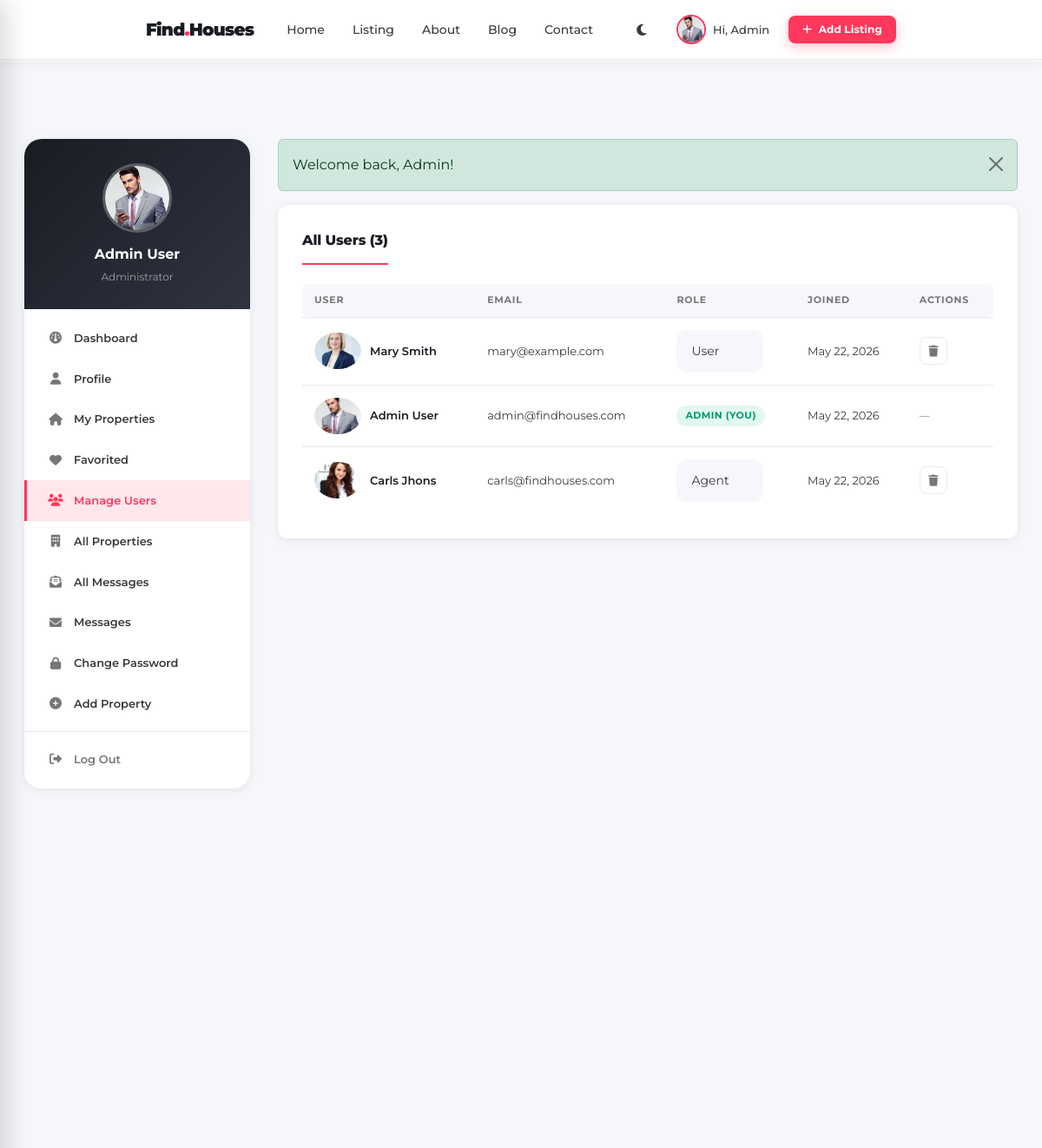
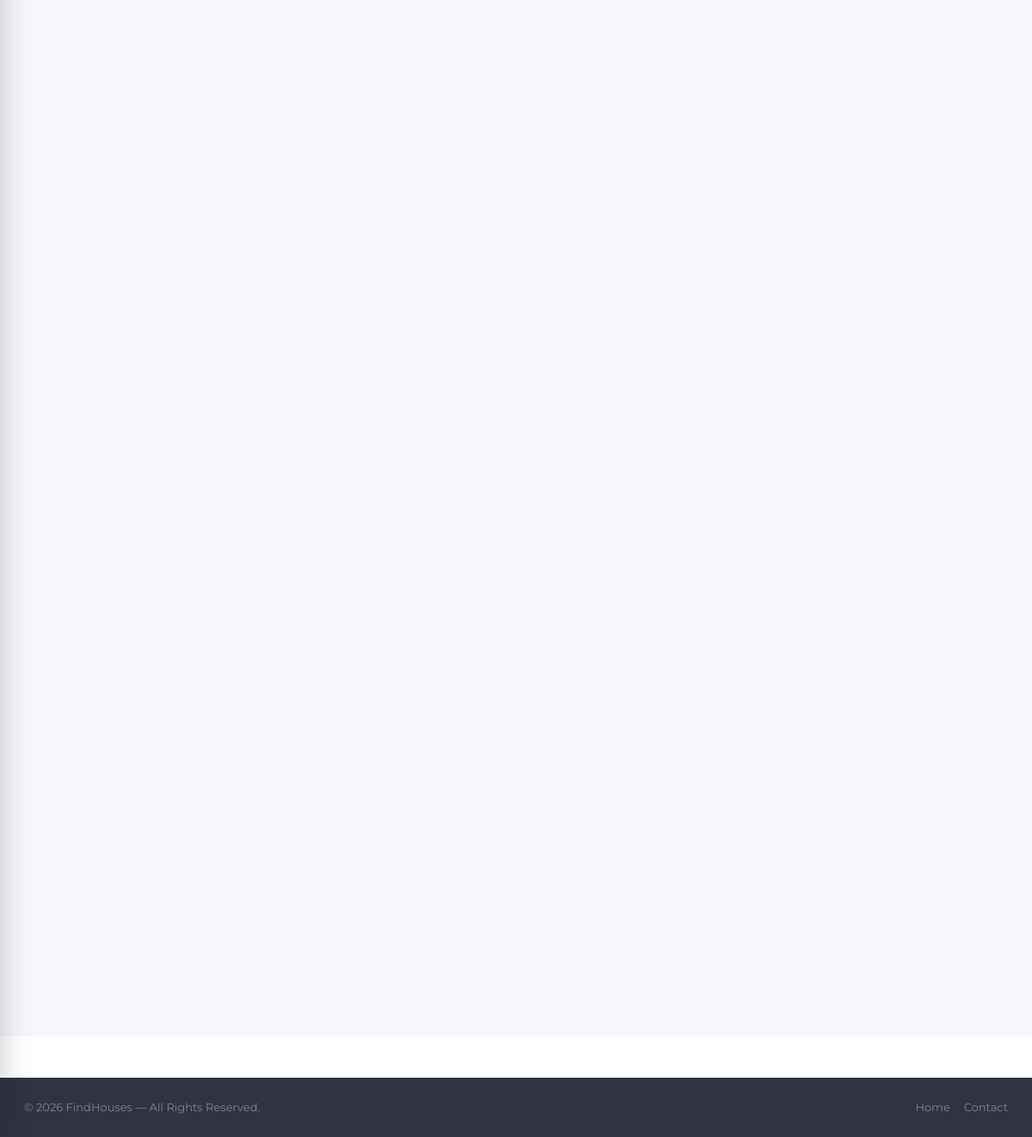
/admin-users.php (signed in), run on the app's committed database (2 pictures, top to bottom).
### tables this page shows
CREATE TABLE IF NOT EXISTS users (
    id            INT UNSIGNED     NOT NULL AUTO_INCREMENT,
    first_name    VARCHAR(80)      NOT NULL,
    last_name     VARCHAR(80)      NOT NULL,
    username      VARCHAR(80)      NOT NULL UNIQUE,
    email         VARCHAR(180)     NOT NULL UNIQUE,
    password_hash VARCHAR(255)     NOT NULL,
    phone         VARCHAR(30)               DEFAULT NULL,
    address       VARCHAR(255)              DEFAULT NULL,
    about         TEXT                      DEFAULT NULL,
    avatar        VARCHAR(255)              DEFAULT 'default-avatar.jpg',
    role          ENUM('user','agent','admin') NOT NULL DEFAULT 'user',
    created_at    DATETIME         NOT NULL DEFAULT CURRENT_TIMESTAMP,
    updated_at    DATETIME         NOT NULL DEFAULT CURRENT_TIMESTAMP ON UPDATE CURRENT_TIMESTAMP,
    PRIMARY KEY (id)
);

### includes/auth.php (called while the page is built, shortened)
<?php
function is_logged_in(): bool
{
    return isset($_SESSION['user_id']) && $_SESSION['user_id'] > 0;
}
function current_user(): ?array
{
    return [
        'id'         => $_SESSION['user_id'],
        'first_name' => $_SESSION['user_first_name'] ?? '',
        'last_name'  => $_SESSION['user_last_name']  ?? '',
        'email'      => $_SESSION['user_email']      ?? '',
        'role'       => $_SESSION['user_role']       ?? 'user',
        'avatar'     => $_SESSION['user_avatar']     ?? 'default-avatar.jpg',
        'username'   => $_SESSION['user_username']   ?? '',
    ];
}
function is_role(string $role): bool
{
    return ($_SESSION['user_role'] ?? '') === $role;
}
function is_admin(): bool
{
    return is_role('admin');
}
function is_agent_or_admin(): bool
{
    return is_admin() || is_agent();
}

### admin-users.php (the view, shortened to what this page needs)
<?php
$db = get_db();
$users = $db->query("SELECT * FROM users ORDER BY created_at DESC")->fetch_all(MYSQLI_ASSOC);
$dash_mode = true;
$dash_active = 'users';
$extra_css = '<link rel="stylesheet" href="css/dashboard.css">';
include __DIR__ . '/includes/header.php';
?>
  <section class="section section-grey">
    <div class="container">
      <div class="dashboard-wrap">
        <?php include __DIR__ . '/includes/dash-sidebar.php'; ?>
        <div class="dash-main">
          <?= render_flash() ?>
          <div class="dash-card">
            <div class="dash-card-title">All Users (<?= count($users) ?>)</div>
            <div class="table-scroll">
              <table class="dash-table">
                <thead>
                  <tr>
                    <th>User</th>
                    <th>Email</th>
                    <th>Role</th>
                    <th>Joined</th>
                    <th>Actions</th>
                  </tr>
                </thead>
                <tbody>
                  <?php foreach ($users as $row): ?>
                  <tr>
                    <td>
                      <div class="prop-cell"><img src="<?= e(avatar_url($row['avatar'] ?? '', $row['id'] ?? 0)) ?>" class="prop-img-sm" style="border-radius:50%" /><span class="prop-name"><?= e($row['first_name'] . ' ' . $row['last_name']) ?></span></div>
                    </td>
                    <td><?= e($row['email']) ?></td>
                    <td>
                      <?php if ($row['id'] != $u['id']): ?>
                      <form action="admin-users.php" method="POST" style="display:inline">
                        <select name="new_role" class="form-select" style="width:auto;display:inline-block;min-width:100px" onchange="this.form.submit()">
                          <option value="user" <?= $row['role']==='user'?'selected':'' ?>>User</option>
                          <option value="agent" <?= $row['role']==='agent'?'selected':'' ?>>Agent</option>
                        </select>
                      </form>
                      <?php else: ?>
                      <span class="status-badge status-active"><?= e(ucfirst($row['role'])) ?> (You)</span>
                      <?php endif; ?>
                    </td>
                    <td><?= date('M j, Y', strtotime($row['created_at'])) ?></td>
                    <td>
                      <?php if ($row['id'] != $u['id']): ?>
                      <form action="admin-users.php" method="POST" style="display:inline" onsubmit="return confirm('Delete this user? This cannot be undone.')">
                        <button type="submit" class="dash-action-btn danger" title="Delete User"><i class="fa-solid fa-trash"></i></button>
                      </form>
                      <?php else: ?>
                      <span style="color:var(--textLight);font-size:12px">—</span>
                      <?php endif; ?>
                    </td>
                  </tr>
                  <?php endforeach; ?>
                </tbody>
              </table>
            </div>
          </div>
        </div>
      </div>
    </div>
  </section>
<?php
include __DIR__ . '/includes/footer.php';
?>

### includes/header.php (shortened to what this page needs)
<?php
if (!isset($nav_active))  $nav_active  = '';
$u = current_user();
$navbar_class = $dash_mode ? 'navbar-dash' : 'navbar-hero';
$brand_color  = $dash_mode ? '' : 'style="color:#fff !important"';
?>
<!DOCTYPE html>
<html lang="en">
<head>
  <link href="https://cdn.jsdelivr.net/npm/bootstrap@5.3.7/dist/css/bootstrap.min.css" rel="stylesheet"/>
  <link rel="stylesheet" href="https://cdnjs.cloudflare.com/ajax/libs/font-awesome/6.7.2/css/all.min.css"/>
  <link rel="stylesheet" href="https://cdn.jsdelivr.net/npm/swiper@11/swiper-bundle.min.css"/>
  <link rel="stylesheet" href="css/global.css">
  <?= $extra_css ?>
</head>
<body<?= $dash_mode ? ' class="dash-body"' : '' ?>>
<nav class="navbar <?= $navbar_class ?>" id="navbar">
  <div class="navbar-inner">
    <a href="index.php" class="site-brand" <?= $brand_color ?>>Find<span class="dot">.</span>Houses</a>
    <div class="navbar-links">
      <a href="index.php"   class="nav-link<?= $nav_active==='home'    ? ' active':'' ?>">Home</a>
      <a href="listing.php" class="nav-link<?= $nav_active==='listing' ? ' active':'' ?>">Listing</a>
      <a href="about.php"   class="nav-link<?= $nav_active==='about'   ? ' active':'' ?>">About</a>
      <a href="blog.php"    class="nav-link<?= $nav_active==='blog'    ? ' active':'' ?>">Blog</a>
      <a href="contact.php" class="nav-link<?= $nav_active==='contact' ? ' active':'' ?>">Contact</a>
    </div>
    <div class="navbar-actions">
      <button class="theme-toggle" id="themeToggle" aria-label="Toggle dark mode"><i class="fa-solid fa-moon"></i></button>
      <?php if ($u): ?>
        <div class="nav-dropdown">
          <div class="navbar-user">
            <img src="<?= e(avatar_url($u['avatar'] ?? '', $u['id'] ?? 0)) ?>" class="navbar-avatar" alt="<?= e($u['first_name']) ?>"/>
            Hi, <?= e($u['first_name']) ?>
          </div>
        </div>
        <?php if (is_agent_or_admin()): ?>
        <button class="btn btn-primary btn-sm" data-modal="add-listing-modal">
          <i class="fa-solid fa-plus"></i> Add Listing
        </button>
        <?php endif; ?>
      <?php endif; ?>
    </div>
  </div>
</nav>

### includes/dash-sidebar.php (shortened to what this page needs)
<?php
$role = $u['role'] ?? 'user';
?>
        <aside class="dash-sidebar">
          <div class="dash-profile">
            <img src="<?= e(avatar_url($u['avatar'] ?? '', $u['id'] ?? 0)) ?>" class="dash-avatar" alt="<?= e($u['first_name']) ?>" />
            <div class="dash-name"><?= e($u['first_name'] . ' ' . $u['last_name']) ?></div>
            <div class="dash-role">
              <?php if ($role === 'admin'): ?>
                Administrator
              <?php elseif ($role === 'agent'): ?>
                Real Estate Agent
              <?php else: ?>
                Real Estate Member
              <?php endif; ?>
            </div>
          </div>
          <nav class="dash-nav">
            <a href="dashboard.php" class="dash-nav-link<?= $dash_active==='dashboard'?' active':'' ?>"><i class="fa-solid fa-gauge"></i> Dashboard</a>
            <a href="user-profile.php" class="dash-nav-link<?= $dash_active==='profile'?' active':'' ?>"><i class="fa-solid fa-user"></i> Profile</a>
            <?php if ($role === 'admin' || $role === 'agent'): ?>
            <a href="my-listings.php" class="dash-nav-link<?= $dash_active==='listings'?' active':'' ?>"><i class="fa-solid fa-house"></i> My Properties</a>
            <?php endif; ?>
            <a href="favorited-listings.php" class="dash-nav-link<?= $dash_active==='favorited'?' active':'' ?>"><i class="fa-solid fa-heart"></i> Favorited</a>
            <?php if ($role === 'admin'): ?>
            <a href="admin-users.php" class="dash-nav-link<?= $dash_active==='users'?' active':'' ?>"><i class="fa-solid fa-users"></i> Manage Users</a>
            <a href="admin-properties.php" class="dash-nav-link<?= $dash_active==='all-properties'?' active':'' ?>"><i class="fa-solid fa-building"></i> All Properties</a>
            <a href="admin-messages.php" class="dash-nav-link<?= $dash_active==='all-messages'?' active':'' ?>"><i class="fa-solid fa-envelope-open-text"></i> All Messages</a>
            <?php endif; ?>
            <?php if ($role === 'admin' || $role === 'agent'): ?>
            <a href="my-messages.php" class="dash-nav-link<?= $dash_active==='messages'?' active':'' ?>"><i class="fa-solid fa-envelope"></i> Messages</a>
            <?php endif; ?>
            <a href="change-password.php" class="dash-nav-link<?= $dash_active==='password'?' active':'' ?>"><i class="fa-solid fa-lock"></i> Change Password</a>
            <?php if ($role === 'admin' || $role === 'agent'): ?>
            <a href="add-property.php" class="dash-nav-link<?= $dash_active==='add'?' active':'' ?>"><i class="fa-solid fa-plus-circle"></i> Add Property</a>
            <?php endif; ?>
            <div class="dash-nav-divider"></div>
            <a href="actions/logout.php" class="dash-nav-link logout"><i class="fa-solid fa-right-from-bracket"></i> Log Out</a>
          </nav>
        </aside>

### css/global.css (style rules this page uses)
:root { --mainColor: #ff385c; --mainColorDark: #d42d4d; --mainColorLight: rgba(255, 56, 92, 0.12); --dark: #1a1c23; --dark2: #303441; --grey: #f5f7fb; --greyMid: #e8eaf0; --text: #3a3a3a; --textLight: #777; --white: #fff; --shadow-sm: 0 2px 12px rgba(0, 0, 0, 0.08); --shadow-md: 0 8px 32px rgba(0, 0, 0, 0.12); --shadow-lg: 0 20px 60px rgba(0, 0, 0, 0.18); --shadow-color: 0 8px 32px rgba(255, 56, 92, 0.22); --radius: 12px; --radius-lg: 20px; --t: 0.35s cubic-bezier(0.4, 0, 0.2, 1); }
*, *::before, *::after { box-sizing: border-box; }
html { scroll-behavior: smooth; }
body { font-family: 'Montserrat', sans-serif; color: var(--text); overflow-x: hidden; line-height: 1.6; -webkit-font-smoothing: antialiased; }
a { color: inherit; text-decoration: none; }
img { display: block; max-width: 100%; }
a { text-decoration: none; color: inherit; }
.navbar { background: transparent; backdrop-filter: none; -webkit-backdrop-filter: none; padding: 18px 32px; transition: background var(--t), box-shadow var(--t), padding var(--t); border-bottom: 1px solid transparent !important; position: fixed; top: 0; left: 0; right: 0; z-index: 100; }
.navbar:not(.navbar-hero) { background: var(--white) !important; box-shadow: var(--shadow-sm); padding: 11px 32px; border-bottom: 1px solid var(--greyMid) !important; }
.navbar:not(.navbar-hero) .site-brand { color: var(--dark) !important; }
.navbar:not(.navbar-hero) .nav-link { color: var(--text) !important; }
.navbar:not(.navbar-hero) .navbar-user { color: var(--text) !important; }
.navbar:not(.navbar-hero) .navbar-avatar { border-color: var(--mainColor); }
.navbar-inner { display: flex; align-items: center; justify-content: space-between; max-width: 1320px; margin: 0 auto; gap: 24px; }
.site-brand { font-size: 20px !important; font-weight: 900 !important; color: #fff !important; letter-spacing: -0.04em; white-space: nowrap; text-decoration: none !important; display: flex; align-items: center; line-height: 1; }
.site-brand .dot { color: var(--mainColor); }
.navbar-links { display: flex; align-items: center; gap: 4px; }
.nav-link { color: rgba(255, 255, 255, 0.92) !important; font-weight: 500; font-size: 14px; border-radius: 8px; padding: 8px 14px; transition: background var(--t), color var(--t); white-space: nowrap; text-decoration: none !important; }
.navbar-actions { display: flex; align-items: center; gap: 12px; }
.navbar-user { display: flex; align-items: center; gap: 8px; color: rgba(255, 255, 255, 0.88) !important; font-size: 13px; font-weight: 500; padding: 6px 10px; border-radius: 8px; cursor: pointer; transition: background var(--t); position: relative; text-decoration: none !important; }
.navbar-avatar { width: 34px; height: 34px; border-radius: 50%; object-fit: cover; border: 2px solid rgba(255, 255, 255, 0.25); transition: border-color var(--t); }
.nav-dropdown { position: relative; }
.btn { display: inline-flex; align-items: center; gap: 8px; font-family: 'Montserrat', sans-serif; font-size: 13px; font-weight: 700; padding: 10px 22px; border-radius: 8px; border: none; cursor: pointer; transition: background var(--t), box-shadow var(--t), transform var(--t); white-space: nowrap; letter-spacing: 0.01em; }
.btn-primary { background: var(--mainColor); color: #fff; box-shadow: 0 4px 14px rgba(255, 56, 92, 0.3); }
.btn-sm { padding: 7px 16px; font-size: 12px; }
.form-input, .form-select, .form-textarea { width: 100%; font-family: 'Montserrat', sans-serif; font-size: 14px; color: var(--text); background: var(--grey); border: 1.5px solid transparent; border-radius: var(--radius); padding: 13px 16px; outline: none; transition: border-color var(--t), background var(--t), box-shadow var(--t); appearance: none; }
.container { width: 100%; max-width: 1280px; margin: 0 auto; padding: 0 28px; }
.section { padding: 88px 0; }
.section-grey { background: var(--grey); }
.theme-toggle { width: 36px; height: 36px; border-radius: 50%; border: 1px solid rgba(255,255,255,0.3); background: transparent; color: inherit; cursor: pointer; display: flex; align-items: center; justify-content: center; font-size: 15px; transition: background var(--t), color var(--t), border-color var(--t); }

### data on the page
users: first_name "Admin", first_name+last_name "Admin User", shows a picture, email "admin@findhouses.com", role "ADMIN", created_at "May 22, 2026"
users: shows a picture, first_name+last_name "Mary Smith", email "mary@example.com", new_role "User", created_at "May 22, 2026"
users: shows a picture, first_name+last_name "Carls Jhons", email "carls@findhouses.com", new_role "Agent", created_at "May 22, 2026"

### other printed values
$f['msg'] "Welcome back, Admin!"
count($users) "3"
